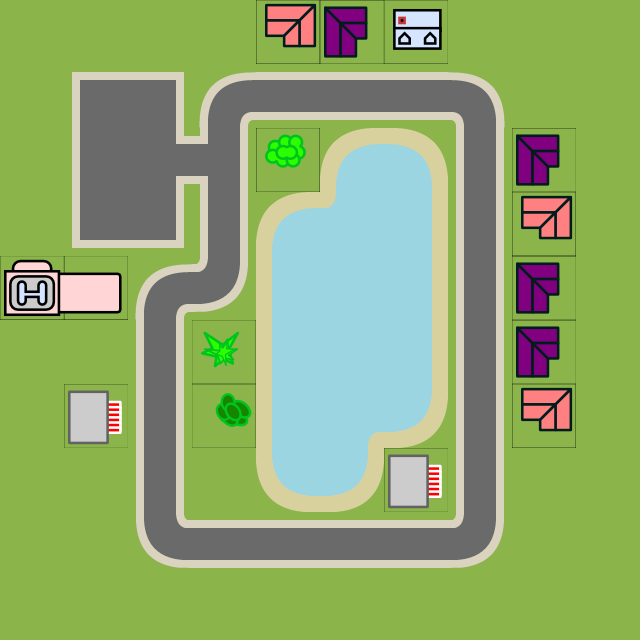

This is a level from a 2D game, rendered from its Tiled map with the project's own tilesets. A one-line summary and the map file follow, with tile-layer data summarised:
An orthogonal 10x10 tile map with 64x64 px tiles, 2 tile layers (ground, roof), 2 tilesets and 10 objects (hospital).

<map version="1.0" orientation="orthogonal" renderorder="right-down" width="10" height="10" tilewidth="64" tileheight="64" nextobjectid="2">
 <tileset firstgid="1" name="spritesheet" tilewidth="64" tileheight="64">
  <image source="spritesheet.png" width="576" height="576" />
  <tile id="0">
   <properties>
    <property name="type" value="road" />
   </properties>
  </tile>
  <tile id="1">
   <properties>
    <property name="type" value="road" />
   </properties>
  </tile>
  <tile id="2">
   <properties>
    <property name="type" value="road" />
   </properties>
  </tile>
  <tile id="3">
   <properties>
    <property name="type" value="road" />
   </properties>
  </tile>
  <tile id="4">
   <properties>
    <property name="type" value="road" />
   </properties>
  </tile>
  <tile id="5">
   <properties>
    <property name="type" value="road" />
   </properties>
  </tile>
  <tile id="6">
   <properties>
    <property name="type" value="road" />
   </properties>
  </tile>
  <tile id="7">
   <properties>
    <property name="type" value="road" />
   </properties>
  </tile>
  <tile id="8">
   <properties>
    <property name="type" value="water" />
   </properties>
  </tile>
  <tile id="9">
   <properties>
    <property name="type" value="road" />
   </properties>
  </tile>
  <tile id="10">
   <properties>
    <property name="type" value="road" />
   </properties>
  </tile>
  <tile id="11">
   <properties>
    <property name="type" value="road" />
   </properties>
  </tile>
  <tile id="12">
   <properties>
    <property name="type" value="road" />
   </properties>
  </tile>
  <tile id="13">
   <properties>
    <property name="type" value="road" />
   </properties>
  </tile>
  <tile id="14">
   <properties>
    <property name="type" value="road" />
   </properties>
  </tile>
  <tile id="15">
   <properties>
    <property name="type" value="road" />
   </properties>
  </tile>
  <tile id="16">
   <properties>
    <property name="type" value="road" />
   </properties>
  </tile>
  <tile id="17">
   <properties>
    <property name="type" value="water" />
   </properties>
  </tile>
  <tile id="18">
   <properties>
    <property name="type" value="road" />
   </properties>
  </tile>
  <tile id="19">
   <properties>
    <property name="type" value="road" />
   </properties>
  </tile>
  <tile id="20">
   <properties>
    <property name="type" value="road" />
   </properties>
  </tile>
  <tile id="21">
   <properties>
    <property name="type" value="road" />
   </properties>
  </tile>
  <tile id="22">
   <properties>
    <property name="type" value="road" />
   </properties>
  </tile>
  <tile id="23">
   <properties>
    <property name="type" value="road" />
   </properties>
  </tile>
  <tile id="24">
   <properties>
    <property name="type" value="sand" />
   </properties>
  </tile>
  <tile id="25">
   <properties>
    <property name="type" value="sand" />
   </properties>
  </tile>
  <tile id="26">
   <properties>
    <property name="type" value="water" />
   </properties>
  </tile>
  <tile id="27">
   <properties>
    <property name="type" value="road" />
   </properties>
  </tile>
  <tile id="28">
   <properties>
    <property name="type" value="road" />
   </properties>
  </tile>
  <tile id="29">
   <properties>
    <property name="type" value="road" />
   </properties>
  </tile>
  <tile id="30">
   <properties>
    <property name="type" value="road" />
   </properties>
  </tile>
  <tile id="31">
   <properties>
    <property name="type" value="road" />
   </properties>
  </tile>
  <tile id="32">
   <properties>
    <property name="type" value="road" />
   </properties>
  </tile>
  <tile id="33">
   <properties>
    <property name="type" value="grass" />
   </properties>
  </tile>
  <tile id="34">
   <properties>
    <property name="type" value="sand" />
   </properties>
  </tile>
  <tile id="35">
   <properties>
    <property name="type" value="water" />
   </properties>
  </tile>
 </tileset>
 <tileset firstgid="82" name="buildings" tilewidth="64" tileheight="64">
  <image source="buildings.png" width="192" height="256" />
  <tile id="0">
   <objectgroup draworder="index">
    <object id="0" x="0" y="0" width="48" height="64" />
   </objectgroup>
  </tile>
  <tile id="3">
   <objectgroup draworder="index">
    <object id="0" x="0" y="0" width="32" height="64" />
    <object id="0" x="32" y="0" width="16" height="32" />
   </objectgroup>
  </tile>
  <tile id="6">
   <objectgroup draworder="index">
    <object id="0" x="16" y="16" width="32" height="32" />
   </objectgroup>
  </tile>
  <tile id="7">
   <objectgroup draworder="index">
    <object id="0" x="16" y="0" width="48" height="32" />
    <object id="0" x="32" y="32" width="32" height="16" />
   </objectgroup>
  </tile>
  <tile id="9">
   <objectgroup draworder="index">
    <object id="0" x="16" y="16" width="48" height="48" />
    <object id="0" x="0" y="16" width="16" height="48" />
   </objectgroup>
  </tile>
  <tile id="10">
   <objectgroup draworder="index">
    <object id="0" x="0" y="16" width="64" height="48" />
   </objectgroup>
  </tile>
 </tileset>
 <layer name="ground" width="10" height="10">
  <data>[100 cells, 100 non-empty, 23 distinct tile ids]</data>
 </layer>
 <objectgroup name="physics">
  <object id="1" type="hospital" x="64" y="128" width="64" height="64" />
 </objectgroup>
 <layer name="roof" width="10" height="10">
  <data>[100 cells, 15 non-empty, 9 distinct tile ids]</data>
 </layer>
</map>
